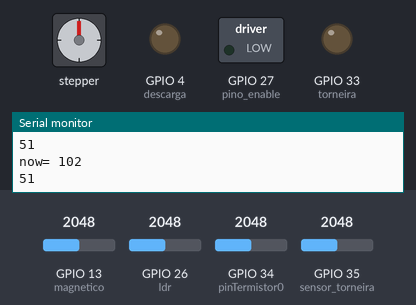
The sketch below on a simulated ESP32. Parts: stepper motor, switched loads named in the sketch (green lamp = pin HIGH), output pins drawn as LEDs (lit = HIGH), the last lines printed to the serial monitor. Inputs (shaded band) come from the test bench; at power-on: GPIO 13 (magnetico) = 2048, GPIO 26 (ldr) = 2048, GPIO 34 (pinTermistor0) = 2048, GPIO 35 (sensor_torneira) = 2048. Stepper angles assume 200 steps per turn.

Above: at 0.15 s.
1.3 s: GPIO 13 (magnetico) set to 1042
At 3.93 s:
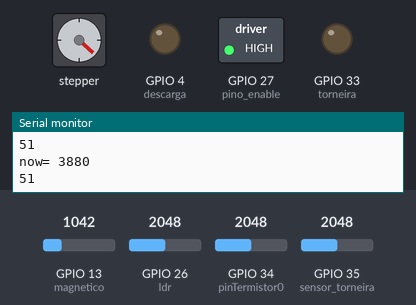
4.3 s: GPIO 13 (magnetico) set to 964
At 7.2 s:
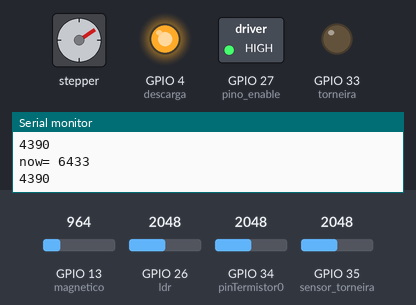
At 14.57 s:
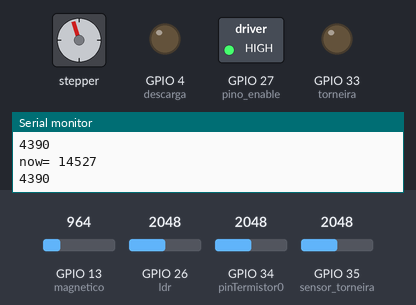
Timing chart, 0 to 15.0 s (numbered marks = the images above; inputs shaded):
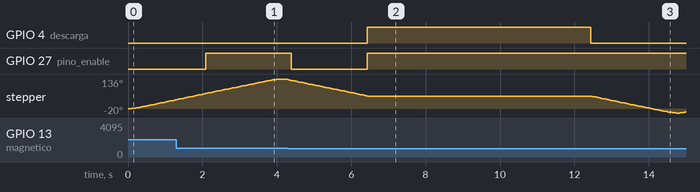

Measured:
- the behaviour switches between 1000 and 999 on GPIO 13 (magnetico) (found by bisection; images 1 and 2)
- after the input at 4.3 s, GPIO 4 (descarga): LOW → HIGH after 2.1 s, → LOW 6.0 s later; GPIO 27 (pino_enable): HIGH → LOW after 0.09 s, → HIGH 2.0 s later

The sketch:

automatized_toilet.ino
```cpp
/*---------------Header----------------------------
    Sao Paulo State Itaquera Technology College "Professor Miguel Reale"
    Sao Paulo, 12/2020
    Associate of Science - Industrial Automation

    Names of postgraduate students:
      Gabriel Liobino Sampaio
      Guilherme Matheus Rafael Parcerão

    Orienter:
      Fernando Luis de Almeida

    Goals:
      Embedded system to automatize a public toilet allowing the user to use the toilet without the need of having physical contact with potential virus-infected furniture

    Hardware:
      NodeMCU-32S
      Stepper motor
      Solenoid valve
      LDR
      Magnetic Sensor
      Termistor

    Reviews:
      R000 - begin

    https://espressif.github.io/arduino-esp32/package_esp32_index.json

*/

#include <AccelStepper.h>

#define sensor_torneira 35
#define torneira 33
#define ldr 26
#define magnetico 13
#define pinTermistor0 34
#define descarga 4

int velocidade_motor = 100;
int aceleracao_motor = 100;
int sentido_horario = 0;
int sentido_antihorario = 0;
int numero = 0;

// Definicao pino ENABLE
#define pino_enable 27

// Definicao pinos STEP e DIR
AccelStepper motor1(1,12,21 );

int sensor_atual = 0;
int pinTermistor = 0;
int LDR = 0;
int MAG =0;

bool verif = 0;
bool ant = 0;
bool aberto=0;

// Parâmetros do termistor
const double beta = 3600.0;
const double r0 = 10000.0;
const double t0 = 273.0 + 25.0;
const double rx = r0 * exp(-beta/t0);

// Parâmetros do circuito
const double vcc = 3.5;
const double R = 10000.0;

// Numero de amostras na leitura
const int nAmostras = 5;

// millis
unsigned long millisTarefa1 = millis();
unsigned long now = millis();

void setup() {

	Serial.begin(115200);
	pinMode(torneira, OUTPUT);
	pinMode(descarga, OUTPUT);
	pinMode(pino_enable, OUTPUT);

	// Configuracoes iniciais motor de passo
	motor1.setMaxSpeed(velocidade_motor);
	motor1.setSpeed(velocidade_motor);
	motor1.setAcceleration(aceleracao_motor);
}

void loop() {

	LDR = analogRead(ldr);
	MAG = analogRead(magnetico);
	sensor_atual = analogRead(sensor_torneira);

  if(sensor_atual <= 1000){

  	digitalWrite(torneira, HIGH);
  	delay(5000);
  	digitalWrite(torneira, LOW);

  }

  else{

   	digitalWrite(torneira, LOW);

  }

  int soma = 0;

  for (int i = 0; i < nAmostras; i++) {

  	pinTermistor = analogRead(pinTermistor0);
  	soma += pinTermistor;
  	delay (10);

  }

  // Determina a resistência do termistor
  double v = (vcc*soma)/(nAmostras*4096.0);
  double rt = (vcc*R)/v - R;

  // Calcula a temperatura
  double t = beta / log(rt/rx);

  //motor tampa
  if(LDR >= 1000 && MAG >= 1000 && aberto==0){

    digitalWrite(pino_enable, LOW);
    sentido_horario = 1;
        sentido_antihorario = 0;
        aberto =1;
    }

  if(LDR >= 1000 && MAG < 1000 && aberto==1){

    	digitalWrite(pino_enable, LOW);
    	sentido_horario = 0;
    	sentido_antihorario = 1;
    	aberto =0;

  }

 // Move o motor no sentido horario
 if (sentido_horario == 1){

    	motor1.moveTo(10000);

	if (ant==0){

		millisTarefa1 = millis();
    		ant=1;

  	}

  }

  // Move o motor no sentido anti-horario
  if (sentido_antihorario == 1){

    	motor1.moveTo(-10000);
    	if (ant==0){

    		millisTarefa1 = millis();
    		ant=1;

  	}

  }

  now = millis();

  if(sentido_antihorario == 1 || sentido_horario == 1){

  	if((now - millisTarefa1) > 2000){

      		if(sentido_antihorario == 1)
     		{verif =1;}
      		sentido_horario = 0;
      		sentido_antihorario = 0;
      		motor1.moveTo(0);
      		digitalWrite(pino_enable, HIGH);
      		ant=0;


   	 }

   }

  // Comando para acionar o motor no sentido especificado
  motor1.run();
  Serial.print("now= ");
  Serial.println(now);
  Serial.println(millisTarefa1);


//descarga
if(verif == 1 && (t-273.0) < 27){

     	digitalWrite(descarga, HIGH);
     	delay(6000);
     	digitalWrite(descarga, LOW);
     	verif = 0;

  }

  if(verif == 1 && (t-273.0) > 27){

     	digitalWrite(descarga, HIGH);
     	delay(3000);
     	digitalWrite(descarga, LOW);
     	verif = 0;

  }

}
```
